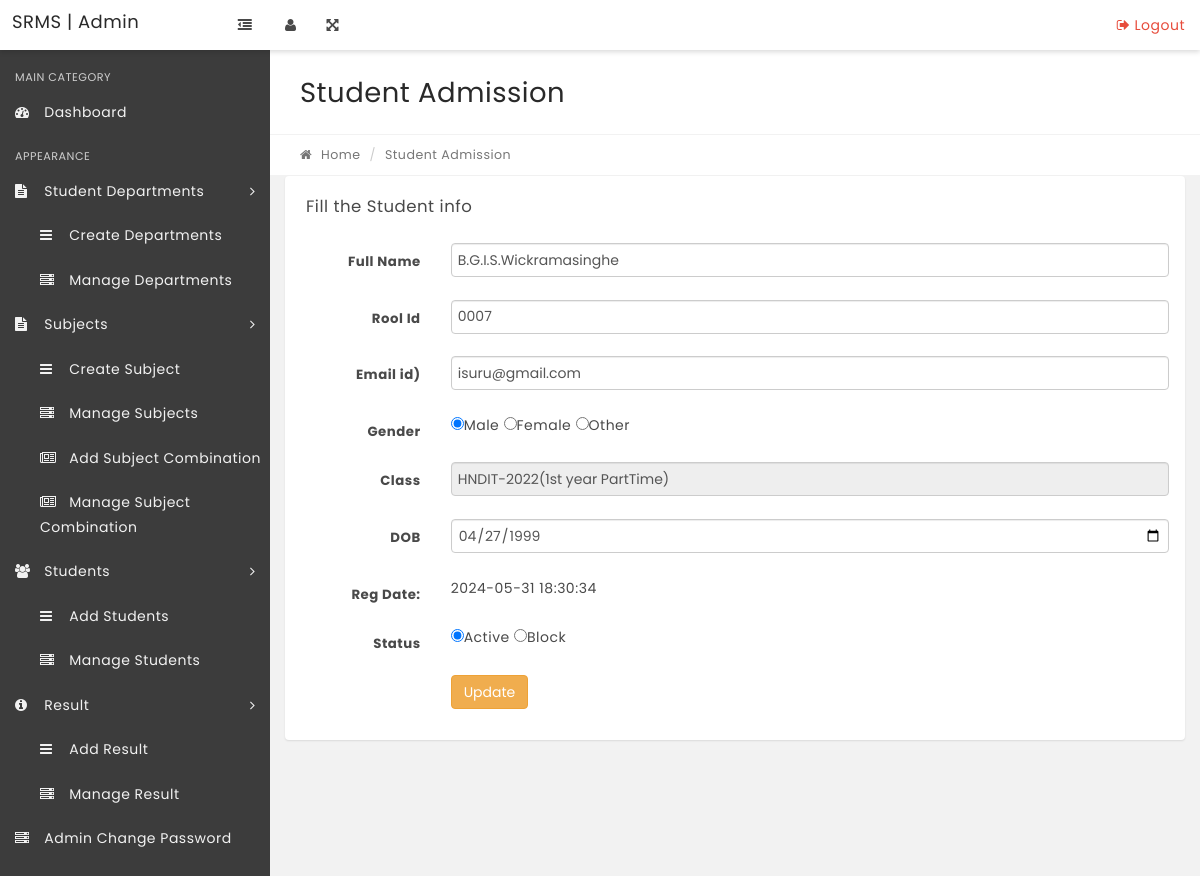
Screenshot of /edit-student.php?stid=6 with the database file from the repository.
### tables this page shows
CREATE TABLE IF NOT EXISTS `tblstudents` (
  `StudentId` int(11) NOT NULL AUTO_INCREMENT,
  `StudentName` varchar(100) NOT NULL,
  `RollId` varchar(100) NOT NULL,
  `StudentEmail` varchar(100) NOT NULL,
  `Gender` varchar(10) NOT NULL,
  `DOB` varchar(100) NOT NULL,
  `ClassId` int(11) NOT NULL,
  `RegDate` timestamp NOT NULL DEFAULT current_timestamp(),
  `UpdationDate` timestamp NULL DEFAULT NULL ON UPDATE current_timestamp(),
  `Status` int(1) NOT NULL,
  PRIMARY KEY (`StudentId`)
);

CREATE TABLE IF NOT EXISTS `tblclasses` (
  `id` int(11) NOT NULL AUTO_INCREMENT,
  `ClassName` varchar(80) DEFAULT NULL,
  `ClassNameNumeric` int(11) NOT NULL DEFAULT 0,
  `Section` varchar(50) NOT NULL,
  `CreationDate` timestamp NOT NULL DEFAULT current_timestamp(),
  `UpdationDate` timestamp NULL DEFAULT NULL ON UPDATE current_timestamp(),
  PRIMARY KEY (`id`)
);

### edit-student.php (the view, shortened to what this page needs)
<?php
include('includes/config.php');
if(strlen($_SESSION['alogin'])=="")
    {
    header("Location: index.php");
    }
    else{
$stid=intval($_GET['stid']);
?>
<!DOCTYPE html>
<html lang="en">
    <head>
        <link rel="stylesheet" href="css/bootstrap.min.css" media="screen" >
        <link rel="stylesheet" href="css/font-awesome.min.css" media="screen" >
        <link rel="stylesheet" href="css/animate-css/animate.min.css" media="screen" >
        <link rel="stylesheet" href="css/lobipanel/lobipanel.min.css" media="screen" >
        <link rel="stylesheet" href="css/prism/prism.css" media="screen" >
        <link rel="stylesheet" href="css/select2/select2.min.css" >
        <link rel="stylesheet" href="css/main.css" media="screen" >
    </head>
    <body class="top-navbar-fixed">
        <div class="main-wrapper">
  <?php include('includes/topbar.php');?>
            <div class="content-wrapper">
                <div class="content-container">
                   <?php include('includes/leftbar.php');?>
                    <div class="main-page">
                     <div class="container-fluid">
                            <div class="row page-title-div">
                                <div class="col-md-6">
                                    <h2 class="title">Student Admission</h2>
                                </div>
                            </div>
                            <div class="row breadcrumb-div">
                                <div class="col-md-6">
                                    <ul class="breadcrumb">
                                        <li><a href="dashboard.php"><i class="fa fa-home"></i> Home</a></li>
                                        <li class="active">Student Admission</li>
                                    </ul>
                                </div>
                            </div>
                        </div>
                        <div class="container-fluid">
                        <div class="row">
                                    <div class="col-md-12">
                                        <div class="panel">
                                            <div class="panel-heading">
                                                <div class="panel-title">
                                                    <h5>Fill the Student info</h5>
                                                </div>
                                            </div>
                                            <div class="panel-body">
                                                <form class="form-horizontal" method="post">
<?php
$sql = "SELECT tblstudents.StudentName,tblstudents.RollId,tblstudents.RegDate,tblstudents.StudentId,tblstudents.Status,tblstudents.StudentEmail,tblstudents.Gender,tblstudents.DOB,tblclasses.ClassName,tblclasses.Section from tblstudents join tblclasses on tblclasses.id=tblstudents.ClassId where tblstudents.StudentId=:stid";
$query = $dbh->prepare($sql);
$query->bindParam(':stid',$stid,PDO::PARAM_STR);
$query->execute();
$results=$query->fetchAll(PDO::FETCH_OBJ);
if($query->rowCount() > 0)
{
foreach($results as $result)
{  ?>
<div class="form-group">
<label for="default" class="col-sm-2 control-label">Full Name</label>
<div class="col-sm-10">
<input type="text" name="fullanme" class="form-control" id="fullanme" value="<?php echo htmlentities($result->StudentName)?>" required="required" autocomplete="off">
</div>
</div>
<div class="form-group">
<label for="default" class="col-sm-2 control-label">Rool Id</label>
<div class="col-sm-10">
<input type="text" name="rollid" class="form-control" id="rollid" value="<?php echo htmlentities($result->RollId)?>" maxlength="5" required="required" autocomplete="off">
</div>
</div>
<div class="form-group">
<label for="default" class="col-sm-2 control-label">Email id)</label>
<div class="col-sm-10">
<input type="email" name="emailid" class="form-control" id="email" value="<?php echo htmlentities($result->StudentEmail)?>" required="required" autocomplete="off">
</div>
</div>
<div class="form-group">
<label for="default" class="col-sm-2 control-label">Gender</label>
<div class="col-sm-10">
<?php  $gndr=$result->Gender;
if($gndr=="Male")
{
?>
<input type="radio" name="gender" value="Male" required="required" checked>Male <input type="radio" name="gender" value="Female" required="required">Female <input type="radio" name="gender" value="Other" required="required">Other
<?php }?>
</div>
</div>
                                                    <div class="form-group">
                                                        <label for="default" class="col-sm-2 control-label">Class</label>
                                                        <div class="col-sm-10">
<input type="text" name="classname" class="form-control" id="classname" value="<?php echo htmlentities($result->ClassName)?>(<?php echo htmlentities($result->Section)?>)" readonly>
                                                        </div>
                                                    </div>
<div class="form-group">
                                                        <label for="date" class="col-sm-2 control-label">DOB</label>
                                                        <div class="col-sm-10">
                <input type="date"  name="dob" class="form-control" value="<?php echo htmlentities($result->DOB)?>" id="date">
                                                        </div>
                                                    </div>
<div class="form-group">
<label for="default" class="col-sm-2 control-label">Reg Date: </label>
<div class="col-sm-10">
<?php echo htmlentities($result->RegDate)?>
</div>
</div>
<div class="form-group">
<label for="default" class="col-sm-2 control-label">Status</label>
<div class="col-sm-10">
<?php  $stats=$result->Status;
if($stats=="1")
{
?>
<input type="radio" name="status" value="1" required="required" checked>Active <input type="radio" name="status" value="0" required="required">Block
<?php }?>
</div>
</div>
<?php }} ?>
                                                    <div class="form-group">
                                                        <div class="col-sm-offset-2 col-sm-10">
                                                            <button type="submit" name="submit" class="btn btn-warning">Update</button>
                                                        </div>
                                                    </div>
                                                </form>
                                            </div>
                                        </div>
                                    </div>
                                </div>
                    </div>
                </div>
            </div>
        </div>
    </body>
</html>
<?PHP } ?>

### rows the page displays
tblstudents: fullanme "B.G.I.S.Wickramasinghe", rollid "0007", emailid "isuru@gmail.com", classname "HNDIT-2022(1st year PartTime)", dob "04/27/1999", RegDate "2024-05-31 18:30:34"
